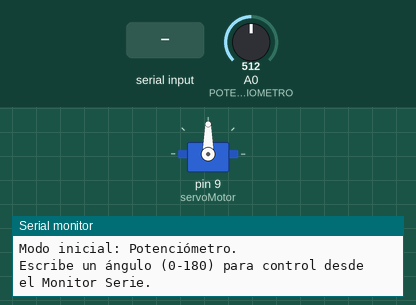
The sketch below on a simulated Arduino Uno, built with avr-gcc and run on an emulated ATmega328P. Parts: servo, the last lines printed to the serial monitor. The inputs (shaded band) are chosen by the test bench; at power-on: A0 (POTENCIOMETRO) = 512.

Above: at 1.2 s.
1.3 s: "30,150\n" received over Serial
At 1.6 s:
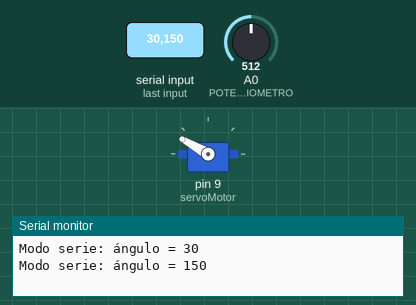
At 3.0 s:
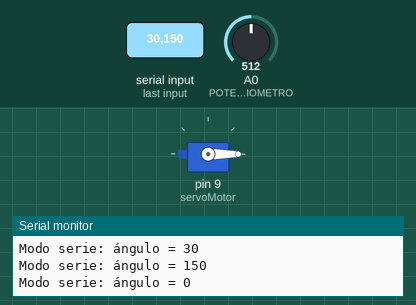
3.8 s: "90,45\n" received over Serial
At 4.5 s:
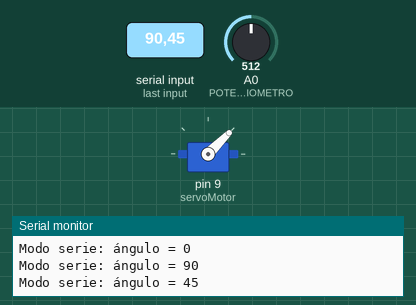
Timing chart, 0 to 11.3 s (numbered marks = the images above; inputs shaded):
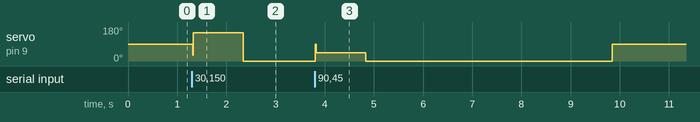

The sketch:

servocontrol.ino
```cpp
/* Esta practica consiste en el control de un servo a traves
de un pontenciometro y a su vez tambien comunicacion serie
*/

#define POTENCIOMETRO A0
#include <Servo.h>

Servo servoMotor;

int val;              // valor del potenciómetro
int angulo = 0;       // ángulo para el servo
bool modoSerial = false; // false = potenciómetro, true = monitor serie
unsigned long ultimoTiempoSerie = 0; // para volver al modo potenciómetro

void setup() {
  servoMotor.attach(9); // establecer pin del servo
  Serial.begin(9600);
  Serial.println("Modo inicial: Potenciómetro.");
  Serial.println("Escribe un ángulo (0-180) para control desde el Monitor Serie.");
}

void loop() {
  // Leer desde el monitor serie si hay datos
  if (Serial.available() > 0) {
    int entrada = Serial.parseInt();
    if (entrada >= 0 && entrada <= 180) {
      angulo = entrada;
      modoSerial = true;
      ultimoTiempoSerie = millis();
      Serial.print("Modo serie: ángulo = ");
      Serial.println(angulo);
    } else {
      Serial.println("Ángulo inválido. Debe estar entre 0 y 180.");
    }
  }

  // Si no estamos en modo serie, usar el potenciómetro
  if (!modoSerial) {
    val = analogRead(POTENCIOMETRO);
    angulo = map(val, 0, 1023, 0, 180);
  }

  // Enviar ángulo al servo
  servoMotor.write(angulo);
  delay(15);

  // Salir del modo serie si han pasado más de 5 segundos sin entrada
  if (modoSerial && (millis() - ultimoTiempoSerie > 5000)) {
    modoSerial = false;
    Serial.println("Sin entrada en serie. Volviendo a control por potenciómetro.");
  }
}
```

Measured:
- after the input at 1.3 s, servo on pin 9 (servoMotor): 90° → 150° at once, → 0° 1.0 s later
- after the input at 3.8 s, servo on pin 9 (servoMotor): 0° → 90° after 0.01 s instead of 3.6 s
